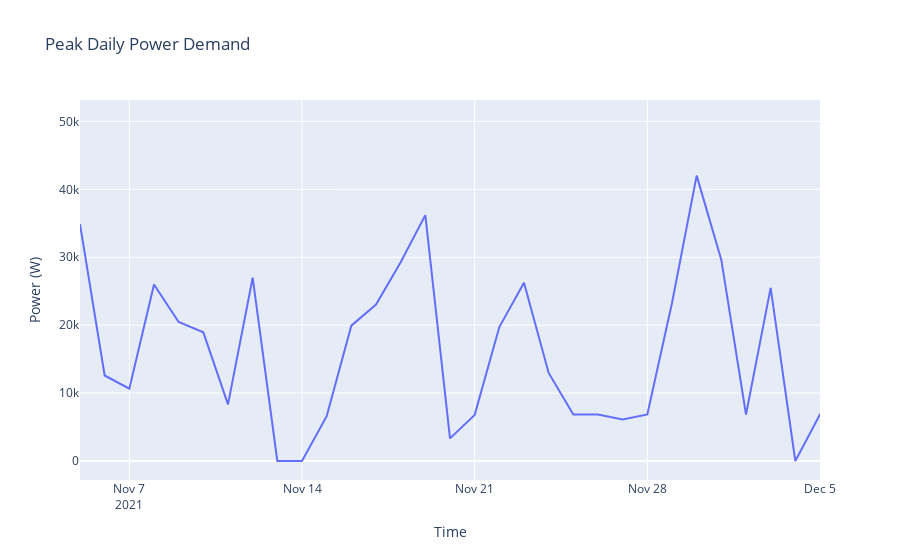

Notebook code for this chart:
### Code cell
def display_selected_time(start_date, end_date):
    if start_date == None and end_date == None:
        fig = go.Figure()
        fig.add_trace(go.Scatter(x = df_24h.index, y = df_24h["max_power"], name = "Daily Peak Power" , hovertext=df_24h["day"]))
        fig.update_layout(title = f"Peak Daily Power Demand", xaxis_title = "Time", yaxis_title="Power (W)")
        return fig
    print(start_date)
    print(end_date)
    fig = go.Figure()
    fig.add_trace(
        go.Scatter(x = df_24h.index, y = df_24h["max_power"] , 
                   name = "Daily Peak Power" , hovertext=df_24h["day"])
    )
    fig.update_layout(title = f"Peak Daily Power Demand", xaxis_title = "Time", yaxis_title="Power (W)", xaxis=dict(range=["2021-11-05", "2021-12-05"]))
    return fig
display_selected_time("2020-11-05", "2020-12-05")

### Figure 1 — Plotly figure (JSON) as saved in the notebook; plotly's stock layout.template omitted (floating-point values rounded to 4 significant figures; data arrays with more than 128 entries replaced by an {"elided": "..."} marker saying what was removed)
{"data": [{"hovertext": {"elided": "656 str values"}, "name": "Daily Peak Power", "type": "scatter", "x": {"elided": "656 str values"}, "y": {"elided": "656 int values"}}], "layout": {"autosize": true, "title": {"text": "Peak Daily Power Demand"}, "xaxis": {"range": ["2021-11-05", "2021-12-05"], "title": {"text": "Time"}, "type": "date"}, "yaxis": {"autorange": true, "range": [-2797.0, 53150.0], "title": {"text": "Power (W)"}, "type": "linear"}}}
